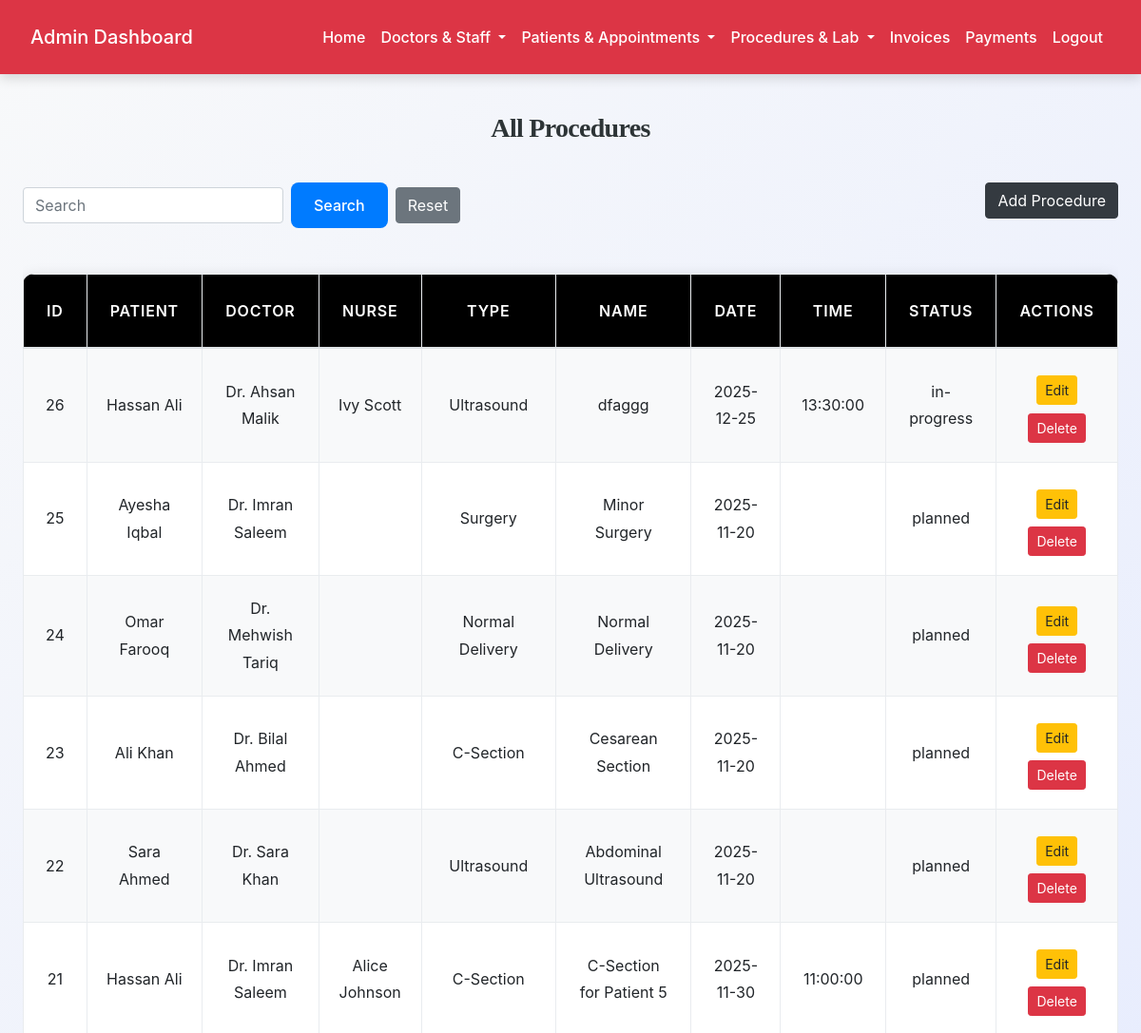
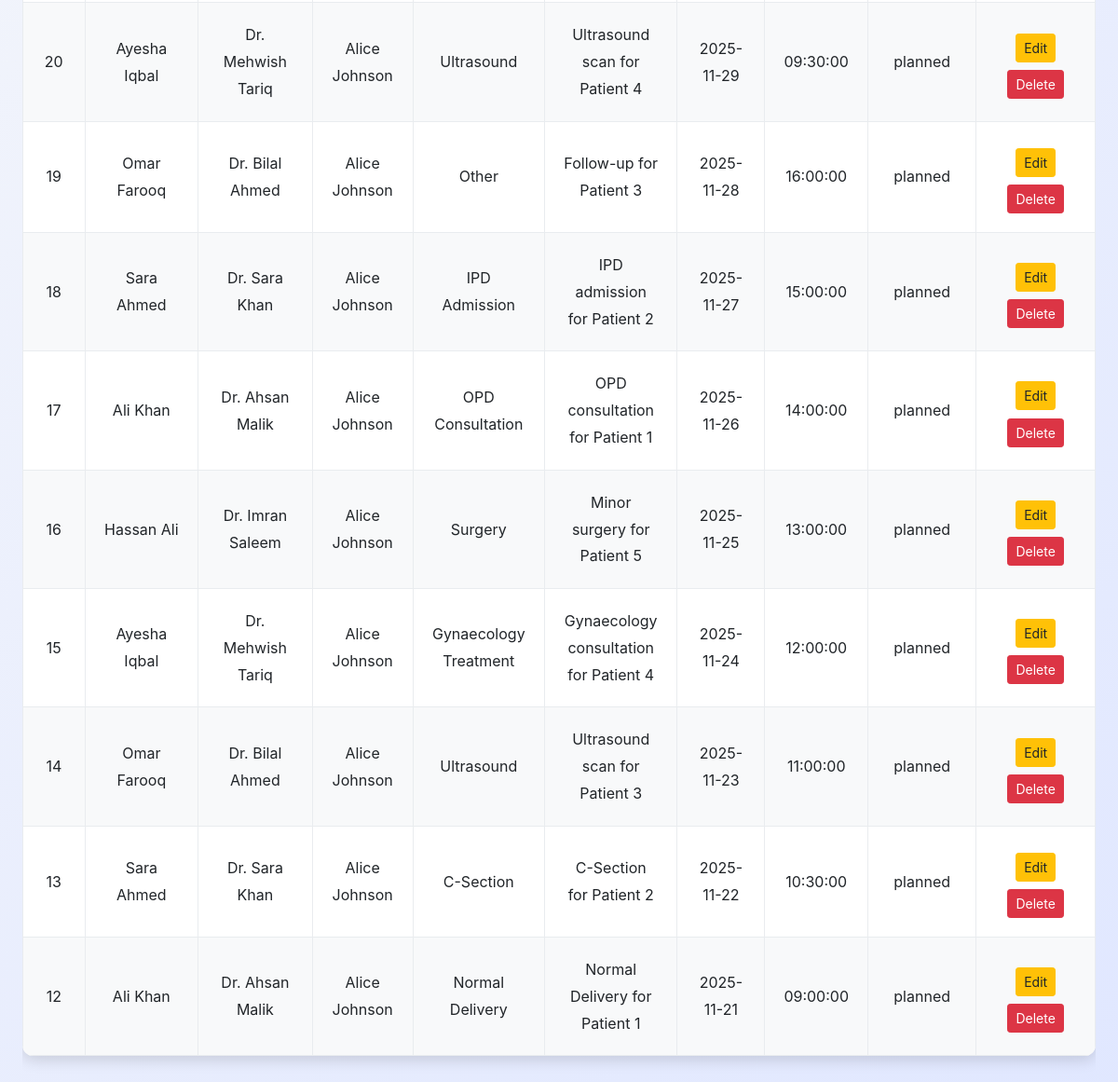
Screenshot of /admin/view_procedures.php (signed in) with the database file from the repository (2 pictures, top to bottom).
### tables this page shows
CREATE TABLE `procedures` (
  `id` int(11) NOT NULL,
  `patient_id` int(11) NOT NULL,
  `procedure_type` enum('Normal Delivery','C-Section','Ultrasound','Gynaecology Treatment','Surgery','OPD Consultation','IPD Admission','Other') NOT NULL,
  `procedure_name` varchar(200) NOT NULL,
  `doctor_id` int(11) NOT NULL,
  `nurse_id` int(11) DEFAULT NULL,
  `procedure_date` date NOT NULL,
  `procedure_time` time DEFAULT NULL,
  `status` enum('planned','in-progress','completed','cancelled') DEFAULT 'planned',
  `treatment_notes` text DEFAULT NULL,
  `prescription` text DEFAULT NULL,
  `outcome` text DEFAULT NULL,
  `created_at` timestamp NOT NULL DEFAULT current_timestamp()
);

CREATE TABLE `patients` (
  `id` int(11) NOT NULL,
  `mr_number` varchar(20) NOT NULL,
  `name` varchar(100) NOT NULL,
  `email` varchar(100) DEFAULT NULL,
  `phone` varchar(15) NOT NULL,
  `password` varchar(255) DEFAULT NULL,
  `date_of_birth` date DEFAULT NULL,
  `gender` enum('male','female','other') DEFAULT NULL,
  `blood_group` varchar(5) DEFAULT NULL,
  `address` text DEFAULT NULL,
  `guardian_name` varchar(100) DEFAULT NULL,
  `guardian_phone` varchar(15) DEFAULT NULL,
  `registration_date` date DEFAULT curdate(),
  `status` enum('active','inactive') DEFAULT 'active',
  `created_at` timestamp NOT NULL DEFAULT current_timestamp()
);

CREATE TABLE `doctors` (
  `id` int(11) NOT NULL,
  `full_name` varchar(150) NOT NULL,
  `email` varchar(150) DEFAULT NULL,
  `phone` varchar(50) DEFAULT NULL,
  `password` varchar(255) DEFAULT NULL,
  `specialization` varchar(150) DEFAULT NULL,
  `qualification` varchar(150) DEFAULT NULL,
  `experience_years` int(11) DEFAULT NULL,
  `consultation_fee` decimal(10,2) DEFAULT NULL,
  `profile_image` varchar(255) DEFAULT NULL,
  `bio` text DEFAULT NULL,
  `status` enum('active','inactive','on_leave') DEFAULT 'active',
  `created_at` timestamp NOT NULL DEFAULT current_timestamp()
);

CREATE TABLE `staff` (
  `id` int(11) NOT NULL,
  `full_name` varchar(150) NOT NULL,
  `email` varchar(150) NOT NULL,
  `phone` varchar(50) DEFAULT NULL,
  `password` varchar(255) NOT NULL,
  `staff_role` enum('nurse','reception','lab','accounts') NOT NULL,
  `join_date` date DEFAULT NULL,
  `shift` varchar(50) DEFAULT NULL,
  `status` enum('active','inactive','terminated') DEFAULT 'active',
  `created_at` timestamp NOT NULL DEFAULT current_timestamp()
);

### admin/view_procedures.php (the view, shortened to what this page needs)
<?php
include('config.php');
$query = "SELECT p.*, pat.name AS patient_name, d.full_name AS doctor_name, s.full_name AS nurse_name
          FROM procedures p
          LEFT JOIN patients pat ON p.patient_id=pat.id
          LEFT JOIN doctors d ON p.doctor_id=d.id
          LEFT JOIN staff s ON p.nurse_id=s.id";
$query.=" ORDER BY p.id DESC";
$res=$conn->query($query);
?>
<!DOCTYPE html>
<html>
<head>
<link rel="stylesheet" href="https://stackpath.bootstrapcdn.com/bootstrap/4.5.2/css/bootstrap.min.css">
    <link rel="stylesheet" href="../css/style.css">
</head>
<body>
<?php include('admin_navbar.php'); ?>
<div class="container mt-4">
<h3>All Procedures</h3>
<a href="add_procedure.php" class="btn btn-dark float-right">Add Procedure</a>
<form method="GET" class="form-inline mb-3">
<input type="text" name="search" placeholder="Search" class="form-control mr-2">
<button class="btn btn-primary">Search</button>
<a href="view_procedures.php" class="btn btn-secondary ml-2">Reset</a>
</form>
<div class="table-responsive">
<table class="table table-bordered table-hover">
<thead>
<tr>
<th>ID</th>
<th>Patient</th>
<th>Doctor</th>
<th>Nurse</th>
<th>Type</th>
<th>Name</th>
<th>Date</th>
<th>Time</th>
<th>Status</th>
<th>Actions</th>
</tr>
</thead>
<tbody>
<?php
if($res->num_rows>0){
    while($row=$res->fetch_assoc()){
        echo "<tr>
        <td>{$row['id']}</td>
        <td>{$row['patient_name']}</td>
        <td>{$row['doctor_name']}</td>
        <td>{$row['nurse_name']}</td>
        <td>{$row['procedure_type']}</td>
        <td>{$row['procedure_name']}</td>
        <td>{$row['procedure_date']}</td>
        <td>{$row['procedure_time']}</td>
        <td>{$row['status']}</td>
        <td>
        <a href='edit_procedure.php?id={$row['id']}' class='m-2 btn btn-warning btn-sm'>Edit</a>
        <a href='view_procedures.php?delete_id={$row['id']}' onclick=\"return confirm('Delete this procedure?');\" class='btn btn-danger btn-sm'>Delete</a>
        </td>
        </tr>";
    }
}else{
    echo "<tr><td colspan='10' class='text-center'>No procedures found.</td></tr>";
}
?>
</tbody>
</table>
</div>
</div>
</body>
</html>

### css/style.css (style rules this page uses)
:root { --primary: #007bff; --secondary: #6c757d; --success: #28a745; --info: #17a2b8; --warning: #ffc107; --danger: #dc3545; --light: #f8f9fa; --dark: #2d3436; --accent: #ff6f61; --highlight: #6f42c1; --shadow: rgba(0, 0, 0, 0.15); --transition: all 0.3s ease-in-out; }
body { font-family: 'Inter', 'Segoe UI', Tahoma, Geneva, Verdana, sans-serif; background: linear-gradient(135deg, var(--light) 0%, #e0e7ff 100%); color: var(--dark); line-height: 1.8; margin: 0; padding: 0; min-height: 100vh; font-size: 16px; }
h1, h2, h3, h4 { text-align: center; margin: 2.5rem 0; font-family: 'Georgia', 'Times New Roman', serif; color: var(--dark); font-weight: 700; letter-spacing: -0.025em; }
h3 { font-size: 1.75rem; }
.container { max-width: 1200px; margin: 0 auto 3rem; padding: 0 1.5rem; }
.table { width: 100%; border-collapse: collapse; margin: 2rem 0; font-size: 1rem; background-color: #ffffff; border-radius: 12px; overflow: hidden; box-shadow: 0 4px 16px var(--shadow); transition: var(--transition); }
.table th, .table td { padding: 1.25rem; border: 1px solid #e9ecef; text-align: center; vertical-align: middle; }
.table thead th { background-color: rgb(0, 0, 0); color: white; font-weight: 600; text-transform: uppercase; letter-spacing: 0.05em; padding: 1.5rem; }
.table tbody tr { transition: var(--transition); }
.table tbody tr:nth-child(odd) { background-color: var(--light); }
.btn-primary { background-color: var(--primary); color: #fff; border: none; border-radius: 8px; padding: 0.75rem 1.5rem; font-size: 1rem; font-weight: 500; cursor: pointer; transition: var(--transition); display: inline-flex; align-items: center; justify-content: center; }
a { color: var(--primary); text-decoration: none; font-weight: 500; transition: var(--transition); }

### rows the page displays
procedures: id "26", patient.name "Hassan Ali", doctor.full_name "Dr. Ahsan Malik", nurse.full_name "Ivy Scott", procedure_type "Ultrasound", procedure_name "dfaggg", procedure_date "2025-12-25", procedure_time "13:30:00", status "in-progress"
procedures: id "25", patient.name "Ayesha Iqbal", doctor.full_name "Dr. Imran Saleem", procedure_type "Surgery", procedure_name "Minor Surgery", procedure_date "2025-11-20", status "planned"
procedures: id "24", patient.name "Omar Farooq", doctor.full_name "Dr. Mehwish Tariq", procedure_type "Normal Delivery", procedure_name "Normal Delivery", procedure_date "2025-11-20", status "planned"
procedures: id "23", patient.name "Ali Khan", doctor.full_name "Dr. Bilal Ahmed", procedure_type "C-Section", procedure_name "Cesarean Section", procedure_date "2025-11-20", status "planned"
procedures: id "22", patient.name "Sara Ahmed", doctor.full_name "Dr. Sara Khan", procedure_type "Ultrasound", procedure_name "Abdominal Ultrasound", procedure_date "2025-11-20", status "planned"
procedures: id "21", patient.name "Hassan Ali", doctor.full_name "Dr. Imran Saleem", nurse.full_name "Alice Johnson", procedure_type "C-Section", procedure_name "C-Section for Patient 5", procedure_date "2025-11-30", procedure_time "11:00:00", status "planned"
procedures: id "20", patient.name "Ayesha Iqbal", doctor.full_name "Dr. Mehwish Tariq", nurse.full_name "Alice Johnson", procedure_type "Ultrasound", procedure_name "Ultrasound scan for Patient 4", procedure_date "2025-11-29", procedure_time "09:30:00", status "planned"
procedures: id "19", patient.name "Omar Farooq", doctor.full_name "Dr. Bilal Ahmed", nurse.full_name "Alice Johnson", procedure_type "Other", procedure_name "Follow-up for Patient 3", procedure_date "2025-11-28", procedure_time "16:00:00", status "planned"
procedures: id "18", patient.name "Sara Ahmed", doctor.full_name "Dr. Sara Khan", nurse.full_name "Alice Johnson", procedure_type "IPD Admission", procedure_name "IPD admission for Patient 2", procedure_date "2025-11-27", procedure_time "15:00:00", status "planned"
procedures: id "17", patient.name "Ali Khan", doctor.full_name "Dr. Ahsan Malik", nurse.full_name "Alice Johnson", procedure_type "OPD Consultation", procedure_name "OPD consultation for Patient 1", procedure_date "2025-11-26", procedure_time "14:00:00", status "planned"
procedures: id "16", patient.name "Hassan Ali", doctor.full_name "Dr. Imran Saleem", nurse.full_name "Alice Johnson", procedure_type "Surgery", procedure_name "Minor surgery for Patient 5", procedure_date "2025-11-25", procedure_time "13:00:00", status "planned"
procedures: id "15", patient.name "Ayesha Iqbal", doctor.full_name "Dr. Mehwish Tariq", nurse.full_name "Alice Johnson", procedure_type "Gynaecology Treatment", procedure_name "Gynaecology consultation for Patient 4", procedure_date "2025-11-24", procedure_time "12:00:00", status "planned"
procedures: id "14", patient.name "Omar Farooq", doctor.full_name "Dr. Bilal Ahmed", nurse.full_name "Alice Johnson", procedure_type "Ultrasound", procedure_name "Ultrasound scan for Patient 3", procedure_date "2025-11-23", procedure_time "11:00:00", status "planned"
procedures: id "13", patient.name "Sara Ahmed", doctor.full_name "Dr. Sara Khan", nurse.full_name "Alice Johnson", procedure_type "C-Section", procedure_name "C-Section for Patient 2", procedure_date "2025-11-22", procedure_time "10:30:00", status "planned"
procedures: id "12", patient.name "Ali Khan", doctor.full_name "Dr. Ahsan Malik", nurse.full_name "Alice Johnson", procedure_type "Normal Delivery", procedure_name "Normal Delivery for Patient 1", procedure_date "2025-11-21", procedure_time "09:00:00", status "planned"
